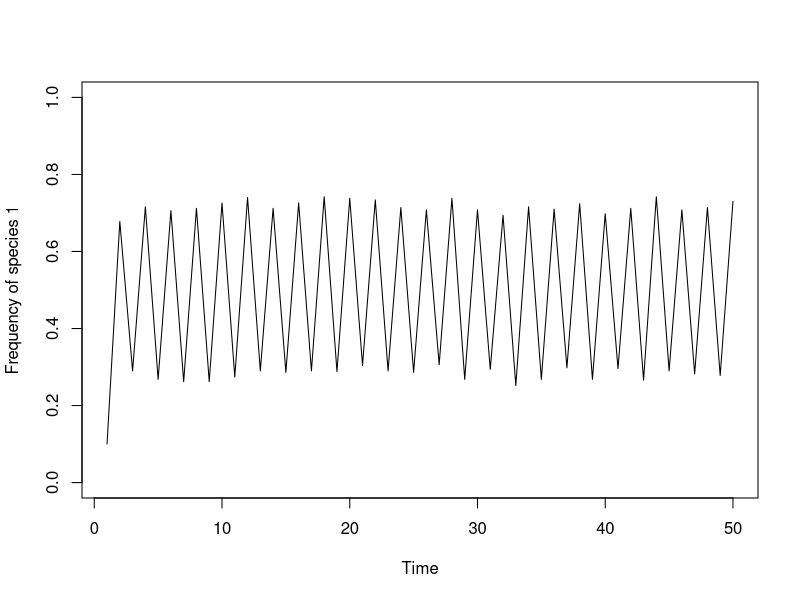

This chart was generated by the following R code:
## ---- chunk 1

## specify parameters, initial conditions, and output vector
num.years <- 50
freq.1.vec <- vector(length = num.years)

J <- 500
init.1 <- 0.1*J
COM <- vector(length = J)
COM[1:init.1] <- 1; COM[(init.1+1):J] <- 2
  
year <- 2
  
fit.ratio.avg <- 1
freq.dep <- -20
  
## record data (frequency of species 1) for year 1
freq.1.vec[1] <- sum(COM==1)/J

## run simulation  
for (i in 1:(num.years-1)) {
    
  freq.1 <- sum(COM==1)/J; freq.2 <- 1 - freq.1
  fit.ratio <- exp(freq.dep*(freq.1-0.5) + log(fit.ratio.avg))
  Pr.1 <- fit.ratio*freq.1/(fit.ratio*freq.1 + freq.2)
    
  for (k in 1:J) {
    COM[ceiling(J*runif(1))] <- sample(c(1,2), 1, prob=c(Pr.1,1-Pr.1))
  }
  
  ## record data
  freq.1.vec[year] <- sum(COM==1)/J
  year <- year + 1
}

## graph the results
plot(1:num.years, freq.1.vec, type="l", xlab="Time", 
     ylab="Frequency of species 1", ylim=c(0,1))


